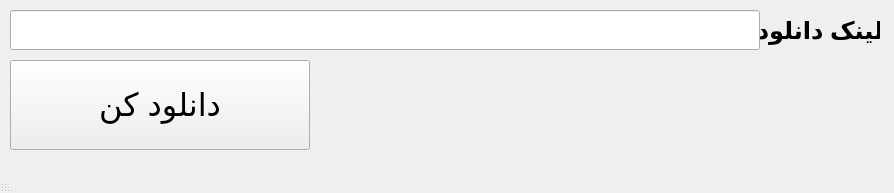
<?xml version="1.0" encoding="UTF-8"?>
<ui version="4.0">
 <class>ytdl</class>
 <widget class="QMainWindow" name="ytdl">
  <property name="geometry">
   <rect>
    <x>0</x>
    <y>0</y>
    <width>894</width>
    <height>193</height>
   </rect>
  </property>
  <property name="font">
   <font>
    <family>Arial</family>
    <pointsize>12</pointsize>
    <weight>75</weight>
    <bold>true</bold>
   </font>
  </property>
  <property name="windowTitle">
   <string>نرم افزار دانلود از یوتیوب</string>
  </property>
  <property name="windowIcon">
   <iconset>
    <normaloff>logo.png</normaloff>logo.png</iconset>
  </property>
  <property name="layoutDirection">
   <enum>Qt::RightToLeft</enum>
  </property>
  <property name="autoFillBackground">
   <bool>false</bool>
  </property>
  <widget class="QWidget" name="centralwidget">
   <widget class="QLabel" name="lblLink">
    <property name="geometry">
     <rect>
      <x>760</x>
      <y>10</y>
      <width>120</width>
      <height>40</height>
     </rect>
    </property>
    <property name="font">
     <font>
      <pointsize>18</pointsize>
      <italic>false</italic>
      <kerning>false</kerning>
     </font>
    </property>
    <property name="text">
     <string>لینک دانلود</string>
    </property>
    <property name="alignment">
     <set>Qt::AlignCenter</set>
    </property>
   </widget>
   <widget class="QLineEdit" name="txtLink">
    <property name="geometry">
     <rect>
      <x>10</x>
      <y>10</y>
      <width>750</width>
      <height>40</height>
     </rect>
    </property>
    <property name="font">
     <font>
      <pointsize>14</pointsize>
      <weight>50</weight>
      <bold>false</bold>
      <underline>true</underline>
     </font>
    </property>
   </widget>
   <widget class="QPushButton" name="btnDownload">
    <property name="geometry">
     <rect>
      <x>10</x>
      <y>60</y>
      <width>300</width>
      <height>90</height>
     </rect>
    </property>
    <property name="font">
     <font>
      <pointsize>24</pointsize>
      <weight>50</weight>
      <italic>false</italic>
      <bold>false</bold>
     </font>
    </property>
    <property name="text">
     <string>دانلود کن</string>
    </property>
   </widget>
  </widget>
  <widget class="QStatusBar" name="statusbar"/>
 </widget>
 <resources/>
 <connections/>
</ui>
